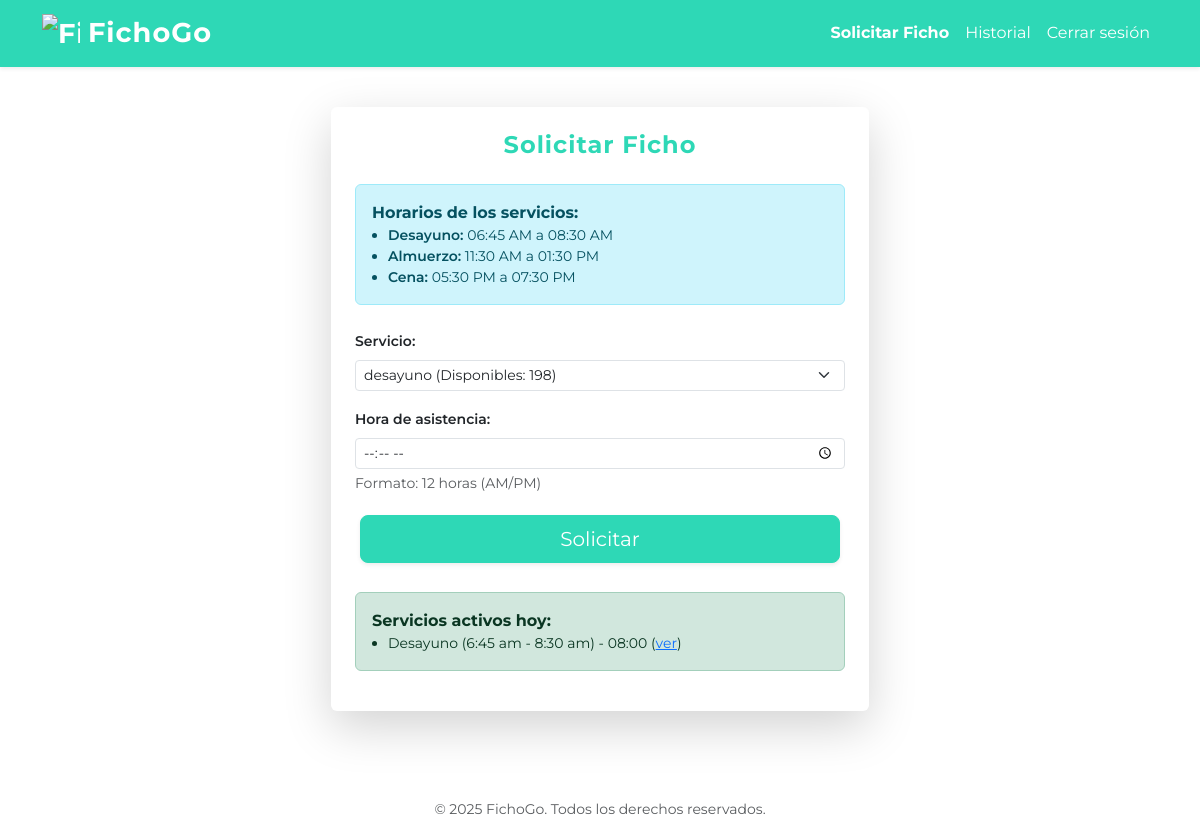
Before: /solicitar-ficho/ (signed in) with the older database file.
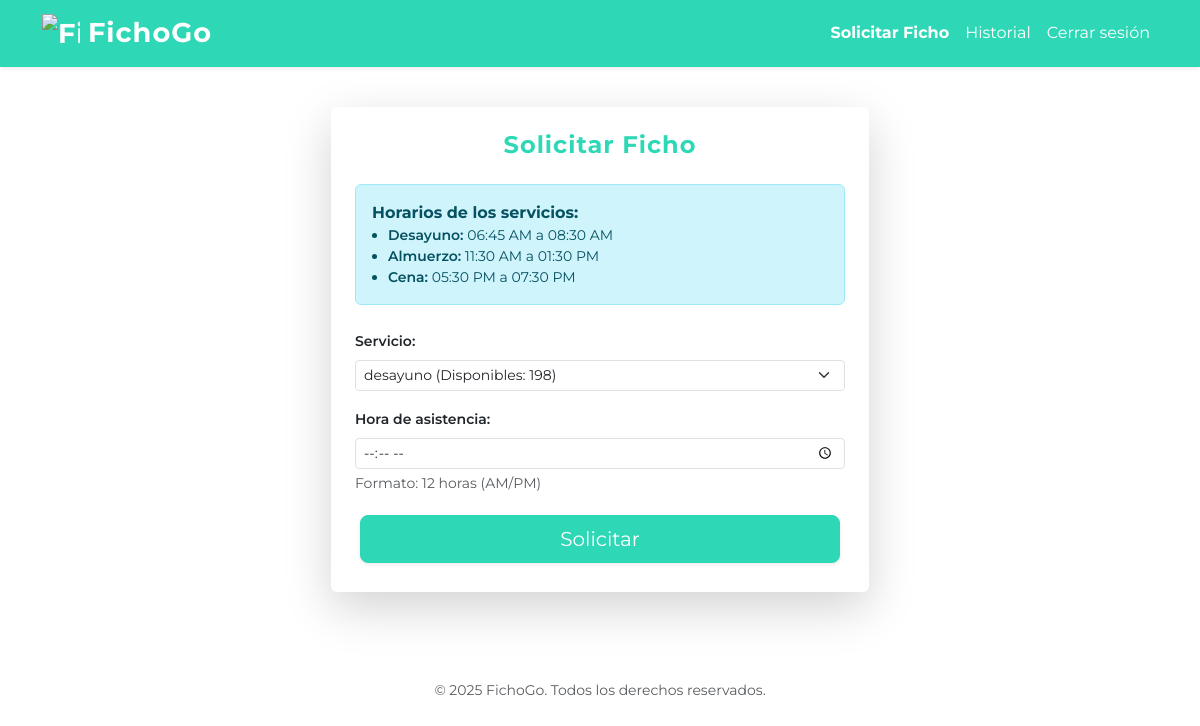
After: the same page with the newer database file.
### core/models.py (models this page shows, shortened)
class Ficho(models.Model):
    usuario = models.ForeignKey(settings.AUTH_USER_MODEL, on_delete=models.CASCADE)
    cupo = models.ForeignKey(Cupo, on_delete=models.CASCADE)
    hora = models.TimeField()
    estado = models.CharField(max_length=20, choices=[('activo', 'Activo'), ('cancelado', 'Cancelado')], default='activo')
    fecha_creacion = models.DateTimeField(auto_now_add=True)
    codigo_qr = models.ImageField(upload_to='qr/', blank=True, null=True)
    hora_validacion = models.DateTimeField(null=True, blank=True)

class Cupo(models.Model):
    SERVICIOS = [
        ('desayuno', 'Desayuno (6:45 am - 8:30 am)'),
        ('almuerzo', 'Almuerzo (11:30 am - 1:30 pm)'),
        ('cena', 'Cena (5:30 pm - 7:30 pm)')
    ]
    nombre_servicio = models.CharField(max_length=100, choices=SERVICIOS, verbose_name='Servicio')
    cantidad_total = models.PositiveIntegerField()
    cantidad_disponible = models.PositiveIntegerField()
    fecha = models.DateField()

### core/views.py (the view)
# urls.py: path('solicitar-ficho/', views.solicitar_ficho, name='solicitar_ficho'),
@login_required
def solicitar_ficho(request):
    if not request.user.is_authenticated:
        return redirect('login')
    horarios_servicio = {
        'desayuno': {'inicio': '06:45', 'fin': '08:30'},
        'almuerzo': {'inicio': '11:30', 'fin': '13:30'},
        'cena': {'inicio': '17:30', 'fin': '19:30'},
    }
    cupos_hoy = Cupo.objects.filter(fecha=timezone.now().date())
    servicios_pedidos = Ficho.objects.filter(
        usuario=request.user,
        estado='activo',
        cupo__fecha=timezone.now().date()
    ).values_list('cupo__nombre_servicio', flat=True)
    servicios = Cupo.objects.filter(fecha=timezone.now().date(), cantidad_disponible__gt=0)
    servicios = list(servicios)
    for cupo in servicios:
        fichos_usados = Ficho.objects.filter(cupo=cupo, estado='usado', hora_validacion__isnull=False)
        liberados = 0
        for ficho in fichos_usados:
            if ficho.hora_validacion and (timezone.now() - ficho.hora_validacion).total_seconds() >= 600:
                liberados += 1
        cupo.cantidad_disponible += liberados
    puede_pedir = True
    mensaje_bloqueo = None
    fichos_adelante = None
    ficho_existente = None
    fichos_activos = Ficho.objects.filter(usuario=request.user, estado='activo', cupo__fecha=timezone.now().date())
    if request.method == 'POST':
        cupo_id = request.POST.get('cupo_id')
        hora = request.POST.get('hora')
        try:
            cupo = Cupo.objects.get(id=cupo_id, cantidad_disponible__gt=0)
        except Cupo.DoesNotExist:
            messages.error(request, 'No hay cupos disponibles para este servicio.')
            return redirect('solicitar_ficho')
        ficho_existente = Ficho.objects.filter(usuario=request.user, estado='activo', cupo__fecha=timezone.now().date(), cupo__nombre_servicio=cupo.nombre_servicio).first()
        if ficho_existente:
            mensaje_bloqueo = f"Ya tienes un ficho activo para el servicio {cupo.get_nombre_servicio_display()} hoy. Cancela o espera a que expire antes de solicitar otro para este servicio."
            return render(request, 'core/solicitar_ficho.html', {
                'servicios': servicios,
                'mensaje_bloqueo': mensaje_bloqueo,
                'ficho_existente': ficho_existente,
                'fichos_adelante': fichos_adelante,
                'horarios_servicio': horarios_servicio,
                'historial_fichos_activos': fichos_activos
            })
        servicio = cupo.nombre_servicio
        hora_inicio = horarios_servicio[servicio]['inicio']
        hora_fin = horarios_servicio[servicio]['fin']
        if not (hora >= hora_inicio and hora <= hora_fin):
            messages.error(request, f'El servicio {servicio} solo está disponible de {hora_inicio} a {hora_fin}.')
            return redirect('solicitar_ficho')
        ficho = Ficho.objects.create(usuario=request.user, cupo=cupo, hora=hora)
        qr_data = str(ficho.id)
        qr_img = qrcode.make(qr_data)
        buffer = BytesIO()
        qr_img.save(buffer, format='PNG')
        qr_path = f"qr/ficho_{ficho.id}.png"
        ficho.codigo_qr.save(qr_path, ContentFile(buffer.getvalue()))
        ficho.save()
        cupo.cantidad_disponible -= 1
        cupo.save()
        messages.success(request, 'Ficho generado exitosamente.')
        return redirect('usuario')
    else:
        fichos_activos = Ficho.objects.filter(usuario=request.user, estado='activo', cupo__fecha=timezone.now().date())
    return render(request, 'core/solicitar_ficho.html', {
        'servicios': servicios,
        'mensaje_bloqueo': mensaje_bloqueo,
        'ficho_existente': ficho_existente,
        'fichos_adelante': fichos_adelante,
        'horarios_servicio': horarios_servicio,
        'historial_fichos_activos': fichos_activos
    })

### core/templates/core/solicitar_ficho.html (shortened to what this page needs)
{% extends 'core/base.html' %}
{% block content %}
<div class="container py-3 px-1 px-sm-2">
    <div class="row justify-content-center">
        <div class="col-12 col-sm-11 col-md-9 col-lg-7 col-xl-6">
            <div class="card shadow-lg border-0 mb-4">
                <div class="card-body p-3 p-md-4">
                    <h2 class="card-title text-center mb-4 text-primary fw-bold" style="letter-spacing:1px; font-size:1.5rem;">Solicitar Ficho</h2>
                    <div class="alert alert-info mb-4 p-2 p-sm-3">
                        <strong>Horarios de los servicios:</strong>
                        <ul class="mb-0 ps-3 small">
                            <li><span class="fw-semibold">Desayuno:</span> 06:45 AM a 08:30 AM</li>
                            <li><span class="fw-semibold">Almuerzo:</span> 11:30 AM a 01:30 PM</li>
                            <li><span class="fw-semibold">Cena:</span> 05:30 PM a 07:30 PM</li>
                        </ul>
                    </div>
                    {% if mensaje_bloqueo %}
                        <div class="alert alert-success mb-4" role="alert">{{ mensaje_bloqueo }}</div>
                    {% else %}
                    <form method="post" class="needs-validation" novalidate autocomplete="off">
                        <div class="mb-3">
                            <label for="cupo_id" class="form-label fw-semibold small">Servicio:</label>
                            <select name="cupo_id" id="cupo_id" class="form-select form-select-sm" required onchange="actualizarHorario()">
                                {% for servicio in servicios %}
                                    <option value="{{ servicio.id }}" data-servicio="{{ servicio.nombre_servicio }}">{{ servicio.nombre_servicio }} (Disponibles: {{ servicio.cantidad_disponible }})</option>
                                {% endfor %}
                            </select>
                        </div>
                        <div class="mb-3">
                            <label for="hora" class="form-label fw-semibold small">Hora de asistencia:</label>
                            <input type="time" name="hora" id="hora" class="form-control form-control-sm" required>
                            <div class="form-text small">Formato: 12 horas (AM/PM)</div>
                        </div>
                        <div class="d-grid gap-2">
                            <button type="submit" class="btn btn-primary btn-lg shadow-sm">Solicitar</button>
                        </div>
                    </form>
                    {% with fichos_activos=historial_fichos_activos %}
                    {% if fichos_activos %}
                        <div class="alert alert-success mt-4 p-2 p-sm-3">
                            <strong>Servicios activos hoy:</strong>
                            <ul class="mb-0 ps-3 small">
                            {% for ficho in fichos_activos %}
                                <li>{{ ficho.cupo.get_nombre_servicio_display }} - {{ ficho.hora }} (<a href="{% url 'ver_ficho' ficho.id %}" class="link-primary">ver</a>)</li>
                            {% endfor %}
                            </ul>
                        </div>
                    {% endif %}
                    {% endwith %}
                    {% endif %}
                </div>
            </div>
        </div>
    </div>
</div>
{% endblock %}

Changed rows visible on the page:
no longer on this page (row edited): Ficho: cupo.nombre_servicio "Desayuno (6:45 am - 8:30 am)", hora "08:00"
Other visible differences:
text no longer shown: "Servicios activos hoy:"
